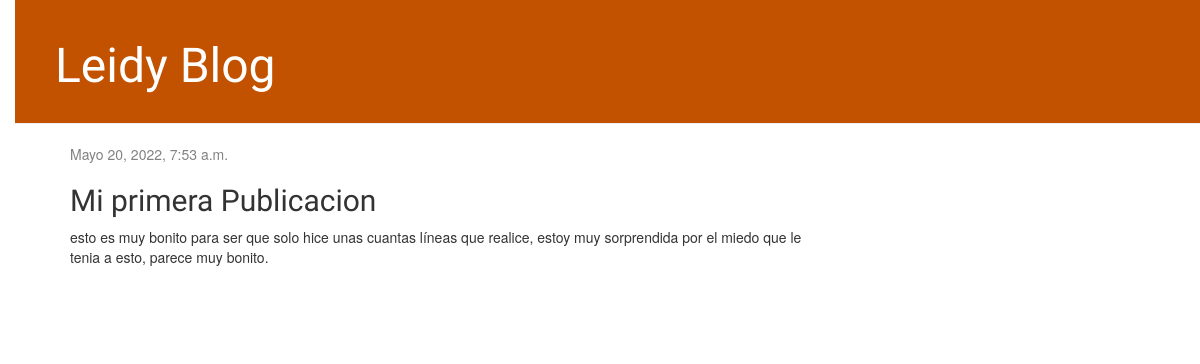
/post/1/, run on an earlier commit of the app's database.
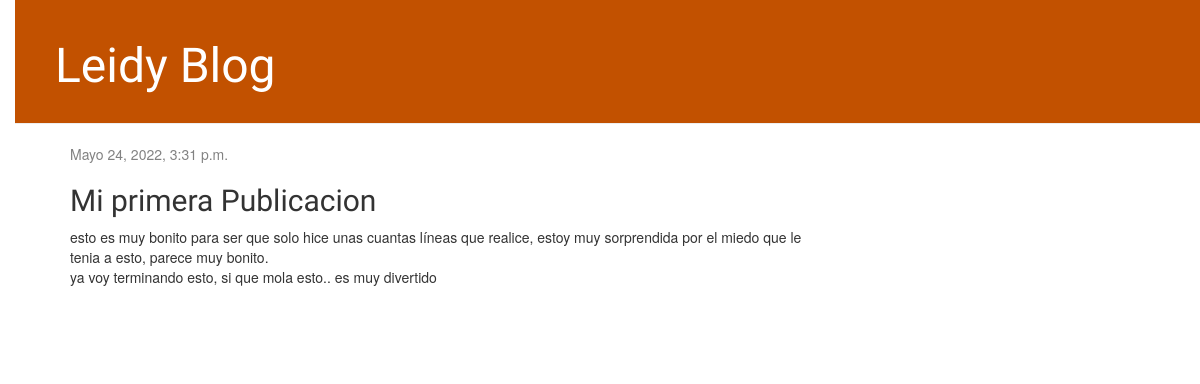
And on a later commit of the database.
### blog/models.py (models this page shows, shortened)
class Post(models.Model):
    autor = models.ForeignKey(settings.AUTH_USER_MODEL, on_delete=models.CASCADE)
    titulo = models.CharField(max_length=200)
    texto = models.TextField()
    fecha_creacion = models.DateTimeField(default=timezone.now)
    fecha_publicacion = models.DateTimeField(blank=True, null=True)

### blog/views.py (the view)
# urls.py: path('post/<int:pk>/', views.post_detail, name='post_detail'),
def post_detail(request, pk):
    post = get_object_or_404(Post, pk=pk)
    return render(request, 'blog/post_detail.html', {'post': post})

### blog/templates/blog/post_detail.html (shortened to what this page needs)
{% extends 'blog/base.html' %}
{% block content %}
    <div class="post">
        {% if post.fecha_publicacion %}
            <div class="date">
                {{ post.fecha_publicacion }}
            </div>
        {% endif %}
        <h2>{{ post.titulo }}</h2>
        <p>{{ post.texto|linebreaksbr }}</p>
    </div>
{% endblock %}

What changed in the data, as far as the page shows it:
changed Post "Mi primera Publicacion": fecha_publicacion "Mayo 20, 2022, 7:53 a.m." → "Mayo 24, 2022, 3:31 p.m."; texto "esto es muy bonito para ser que solo hice unas cuantas líneas que realice, estoy muy sorprendida por el miedo que le tenia a esto, parece muy bonito." → "…esto, parece muy bonito. ya voy terminando esto, si que mola esto.. es muy divertido"
